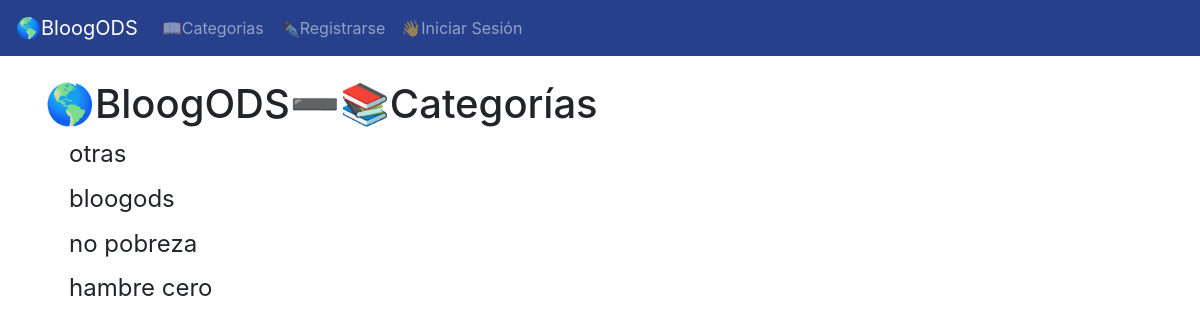
The app's page /category-list/, older data.
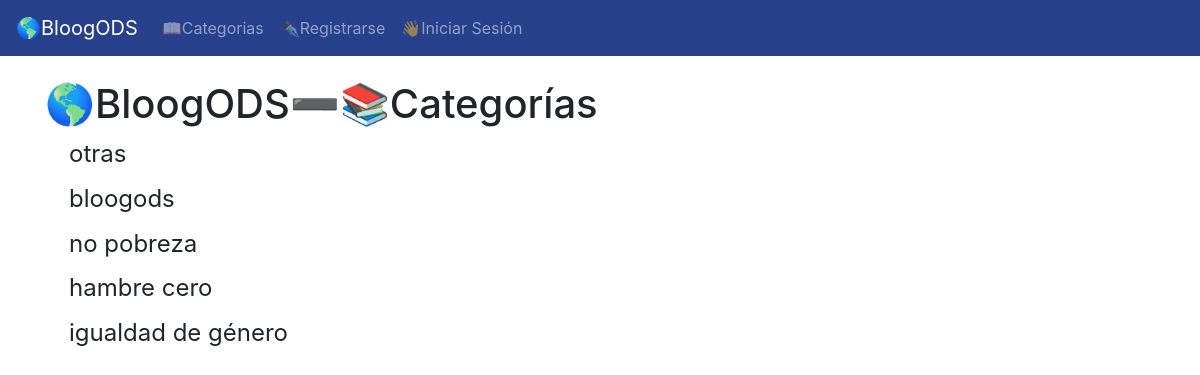
The same page, newer data.
### theblog/models.py (models this page shows, shortened)
class Category(models.Model):
    name = models.CharField(max_length=255)
    def __str__(self):
        return self.name

### theblog/views.py (the view)
# urls.py: path('category-list/', CategoryListView, name='category-list'),
def CategoryListView(request):
    cat_menu_list = Category.objects.all()
    return render(request, 'category_list.html', {'cat_menu_list':cat_menu_list})

### theblog/templates/category_list.html (shortened to what this page needs)
{% extends 'base.html' %}
{% block content %}
    <h1>🌎BloogODS➖📚Categorías</h1>
        {% for item in cat_menu_list %}
            <h4><a class="dropdown-item" href="{% url 'category' item|slugify %}">{{item}}</a></h4>
        {% endfor %}
{% endblock  %}

Row changes from the older to the newer data that the page shows:
added Category: name "igualdad de género"
